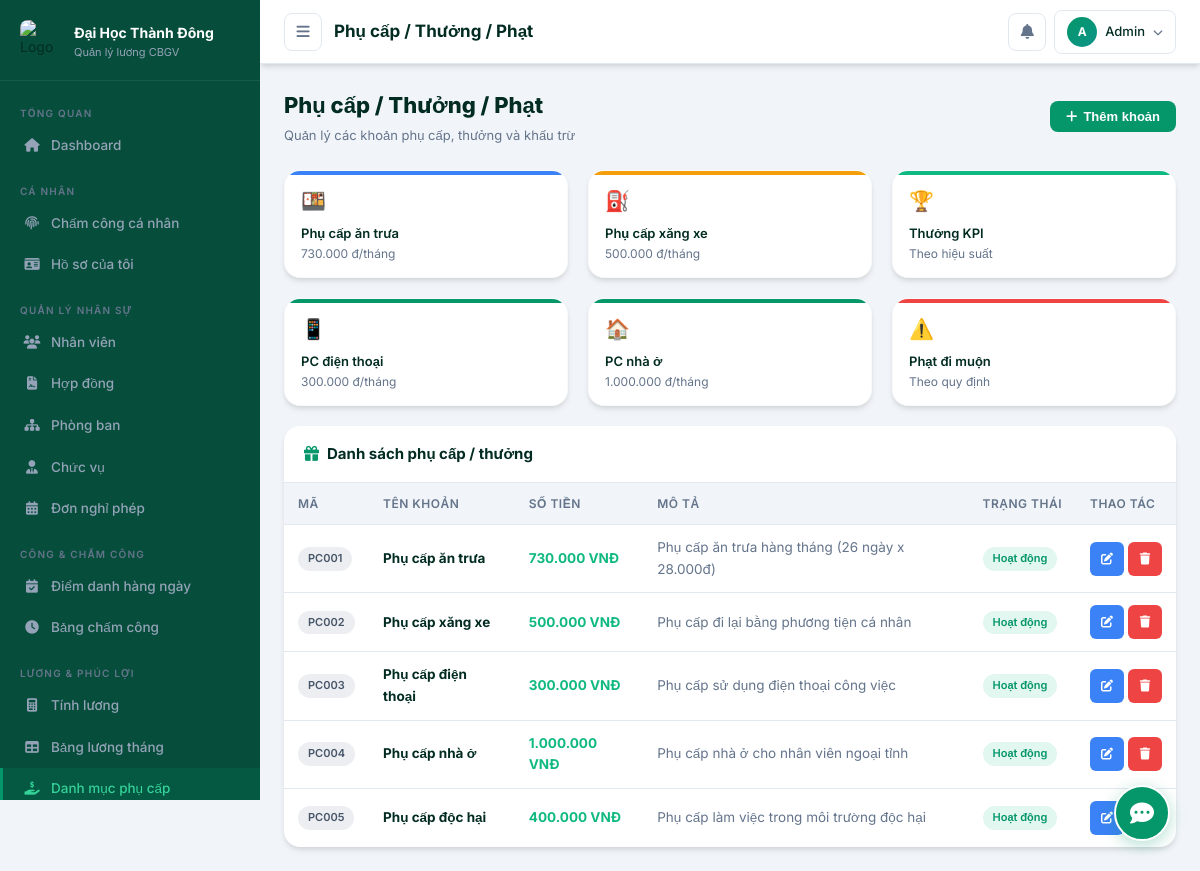
The app's page /admin/pages/allowances.php (signed in) with its own data.
### tables this page shows
CREATE TABLE IF NOT EXISTS phu_cap (
    id INT AUTO_INCREMENT PRIMARY KEY,
    ten_phu_cap VARCHAR(100) NOT NULL,
    ma_pc VARCHAR(20) NOT NULL UNIQUE,
    so_tien DECIMAL(15,2) DEFAULT 0,
    mo_ta TEXT,
    trang_thai TINYINT(1) DEFAULT 1,
    ngay_tao TIMESTAMP DEFAULT CURRENT_TIMESTAMP
);

### includes/functions.php (called while the page is built, shortened)
<?php
function clean($data) {
    return htmlspecialchars($data ?? '', ENT_QUOTES, 'UTF-8');
}
function formatMoney($amount) {
    return number_format((float)($amount ?? 0), 0, ',', '.') . ' VNĐ';
}

### admin/pages/allowances.php (the view, shortened to what this page needs)
<?php
require_once __DIR__ . '/../../includes/functions.php';
$db = getDB();
$list = $db->query("SELECT * FROM phu_cap ORDER BY id")->fetchAll();
?>
<!DOCTYPE html>
<html lang="vi">
<head><meta charset="UTF-8"><meta name="viewport" content="width=device-width, initial-scale=1.0">
<link rel="stylesheet" href="../../assets/css/style.css">
<link rel="stylesheet" href="https://cdnjs.cloudflare.com/ajax/libs/font-awesome/6.5.0/css/all.min.css">
</head>
<body>
<div class="layout">
  <?php include '../includes/sidebar.php'; ?>
  <div class="main-content">
    <?php include '../includes/header.php'; ?>
    <div class="page-content">
      <div class="page-header">
        <div><h1>Phụ cấp / Thưởng / Phạt</h1><p>Quản lý các khoản phụ cấp, thưởng và khấu trừ</p></div>
        <button class="btn btn-primary" onclick="openModal('modalPC')"><i class="fas fa-plus"></i> Thêm khoản</button>
      </div>
      <div class="grid-3" style="margin-bottom:20px;">
        <?php
        $cards = [
          ['🍱', 'Phụ cấp ăn trưa', '730.000 đ/tháng', 'info'],
          ['⛽', 'Phụ cấp xăng xe', '500.000 đ/tháng', 'warning'],
          ['🏆', 'Thưởng KPI', 'Theo hiệu suất', 'success'],
          ['📱', 'PC điện thoại', '300.000 đ/tháng', 'primary'],
          ['🏠', 'PC nhà ở', '1.000.000 đ/tháng', 'primary'],
          ['⚠️', 'Phạt đi muộn', 'Theo quy định', 'danger'],
        ];
        foreach ($cards as [$icon, $name, $desc, $cls]): ?>
        <div class="stat-card <?= $cls ?>" style="flex-direction:column;align-items:flex-start;padding:14px 16px;cursor:pointer;gap:6px;">
          <span style="font-size:20px;"><?= $icon ?></span>
          <div>
            <p style="font-weight:600;font-size:13px;"><?= $name ?></p>
            <p style="font-size:12px;color:var(--gray);"><?= $desc ?></p>
          </div>
        </div>
        <?php endforeach; ?>
      </div>
      <div class="card">
        <div class="card-header"><span class="card-title"><i class="fas fa-gift"></i> Danh sách phụ cấp / thưởng</span></div>
        <div class="table-responsive">
          <table class="table">
            <thead><tr><th>Mã</th><th>Tên khoản</th><th>Số tiền</th><th>Mô tả</th><th>Trạng thái</th><th>Thao tác</th></tr></thead>
            <tbody>
              <?php foreach ($list as $pc): ?>
              <tr>
                <td><span class="badge badge-secondary"><?= clean($pc['ma_pc']) ?></span></td>
                <td><b><?= clean($pc['ten_phu_cap']) ?></b></td>
                <td style="color:var(--success);font-weight:700;"><?= formatMoney($pc['so_tien']) ?></td>
                <td style="color:var(--gray);"><?= clean($pc['mo_ta'] ?: '—') ?></td>
                <td><?= $pc['trang_thai'] ? '<span class="badge badge-success">Hoạt động</span>' : '<span class="badge badge-secondary">Tắt</span>' ?></td>
                <td>
                  <div style="display:flex;gap:4px;">
                    <button class="btn btn-sm btn-info btn-icon" onclick='openEditPC(<?= json_encode($pc,JSON_UNESCAPED_UNICODE) ?>)'><i class="fas fa-edit"></i></button>
                    <button class="btn btn-sm btn-danger btn-icon" onclick="confirmDelPC(<?= $pc['id'] ?>,'<?= addslashes($pc['ten_phu_cap']) ?>')"><i class="fas fa-trash"></i></button>
                  </div>
                </td>
              </tr>
              <?php endforeach; ?>
            </tbody>
          </table>
        </div>
      </div>
    </div>
  </div>
</div>
</body></html>

### assets/css/style.css (style rules this page uses)
:root { --primary: #059669; --primary-dark: #047857; --primary-light: #34d399; --secondary: #0d9488; --success: #10b981; --warning: #f59e0b; --danger: #ef4444; --info: #3b82f6; --dark: #022c22; --dark2: #064e3b; --dark3: #065f46; --gray: #64748b; --gray-light: #94a3b8; --border: #e2e8f0; --bg: #f1f5f9; --white: #ffffff; --sidebar-w: 260px; --header-h: 64px; --radius: 16px; --radius-sm: 10px; --shadow: 0 4px 6px -1px rgba(0, 0, 0, 0.1), 0 2px 4px -1px rgba(0, 0, 0, 0.06); --shadow-md: 0 10px 15px -3px rgba(0, 0, 0, 0.1), 0 4px 6px -2px rgba(0, 0, 0, 0.05); --shadow-lg: 0 20px 25px -5px rgba(0, 0, 0, 0.1), 0 10px 10px -5px rgba(0, 0, 0, 0.04); --transition: all .3s cubic-bezier(0.4, 0, 0.2, 1); }
*, *::before, *::after { box-sizing: border-box; margin: 0; padding: 0; }
html { scroll-behavior: smooth; }
body { font-family: 'Inter', sans-serif; background: var(--bg); color: var(--dark); font-size: 14px; line-height: 1.6; min-height: 100vh; }
.layout { display: flex; min-height: 100vh; }
.main-content { margin-left: var(--sidebar-w); flex: 1; display: flex; flex-direction: column; min-height: 100vh; transition: var(--transition); }
.page-content { padding: 24px; flex: 1; }
.page-header { display: flex; align-items: center; justify-content: space-between; margin-bottom: 24px; }
.page-header h1 { font-size: 22px; font-weight: 800; color: var(--dark); }
.page-header p { font-size: 13px; color: var(--gray); margin-top: 2px; }
.stat-card { background: var(--white); border-radius: var(--radius); padding: 24px; box-shadow: var(--shadow); display: flex; align-items: flex-start; gap: 16px; transition: var(--transition); position: relative; overflow: hidden; border: 1px solid rgba(0,0,0,0.02); animation: fadeInUp 0.4s ease-out; }
.stat-card::before { content: ''; position: absolute; top: 0; left: 0; right: 0; height: 4px; }
.stat-card.primary::before { background: var(--primary); }
.stat-card.success::before { background: var(--success); }
.stat-card.warning::before { background: var(--warning); }
.stat-card.danger::before { background: var(--danger); }
.stat-card.info::before { background: var(--info); }
.card { background: var(--white); border-radius: var(--radius); box-shadow: var(--shadow); overflow: hidden; }
.card-header { padding: 16px 20px; border-bottom: 1px solid var(--border); display: flex; align-items: center; justify-content: space-between; }
.card-title { font-size: 15px; font-weight: 700; color: var(--dark); display: flex; align-items: center; gap: 8px; }
.card-title i { color: var(--primary); }
.grid-3 { display: grid; grid-template-columns: 1fr 1fr 1fr; gap: 20px; }
.table-responsive { overflow-x: auto; }
.table { width: 100%; border-collapse: collapse; font-size: 13.5px; }
.table th { background: var(--bg); padding: 11px 14px; font-weight: 600; text-align: left; color: var(--gray); font-size: 12px; text-transform: uppercase; letter-spacing: .5px; border-bottom: 1px solid var(--border); white-space: nowrap; }
.table td { padding: 12px 14px; border-bottom: 1px solid var(--border); color: var(--dark); vertical-align: middle; }
.table tr:last-child td { border-bottom: none; }
.badge { display: inline-flex; align-items: center; gap: 4px; padding: 3px 10px; border-radius: 20px; font-size: 11px; font-weight: 600; }
.badge-success { background: rgba(16,185,129,.12); color: #059669; }
.badge-secondary { background: rgba(100,116,139,.12); color: #475569; }
.btn { display: inline-flex; align-items: center; gap: 6px; padding: 8px 16px; border-radius: 8px; font-size: 13px; font-weight: 600; cursor: pointer; border: none; transition: var(--transition); outline: none; white-space: nowrap; }
.btn-primary { background: var(--primary); color: #fff; }
.btn-danger { background: var(--danger); color: #fff; }
.btn-info { background: var(--info); color: #fff; }
.btn-sm { padding: 5px 10px; font-size: 12px; border-radius: 6px; }
.btn-icon { padding: 7px; width: 34px; height: 34px; justify-content: center; }

### records on screen
phu_cap: ma_pc "PC001", ten_phu_cap "Phụ cấp ăn trưa", so_tien "730.000 VNĐ", mo_ta "Phụ cấp ăn trưa hàng tháng (26 ngày x 28.000đ)", trang_thai "Hoạt động"
phu_cap: ma_pc "PC002", ten_phu_cap "Phụ cấp xăng xe", so_tien "500.000 VNĐ", mo_ta "Phụ cấp đi lại bằng phương tiện cá nhân", trang_thai "Hoạt động"
phu_cap: ma_pc "PC003", ten_phu_cap "Phụ cấp điện thoại", so_tien "300.000 VNĐ", mo_ta "Phụ cấp sử dụng điện thoại công việc", trang_thai "Hoạt động"
phu_cap: ma_pc "PC004", ten_phu_cap "Phụ cấp nhà ở", so_tien "1.000.000 VNĐ", mo_ta "Phụ cấp nhà ở cho nhân viên ngoại tỉnh", trang_thai "Hoạt động"
phu_cap: ma_pc "PC005", ten_phu_cap "Phụ cấp độc hại", so_tien "400.000 VNĐ", mo_ta "Phụ cấp làm việc trong môi trường độc hại", trang_thai "Hoạt động"

### other values on screen
$pageTitle "Phụ cấp / Thưởng / Phạt"
mb_substr($_SESSION['ho_ten'] ?? 'A', 0, 1) "A"
$_SESSION['ho_ten'] "Admin"
$icon "🍱"
$name "Phụ cấp ăn trưa"
$desc "730.000 đ/tháng"
$icon "⛽"
$name "Phụ cấp xăng xe"
$desc "500.000 đ/tháng"
$icon "🏆"
$name "Thưởng KPI"
$desc "Theo hiệu suất"
$icon "📱"
$name "PC điện thoại"
$desc "300.000 đ/tháng"
